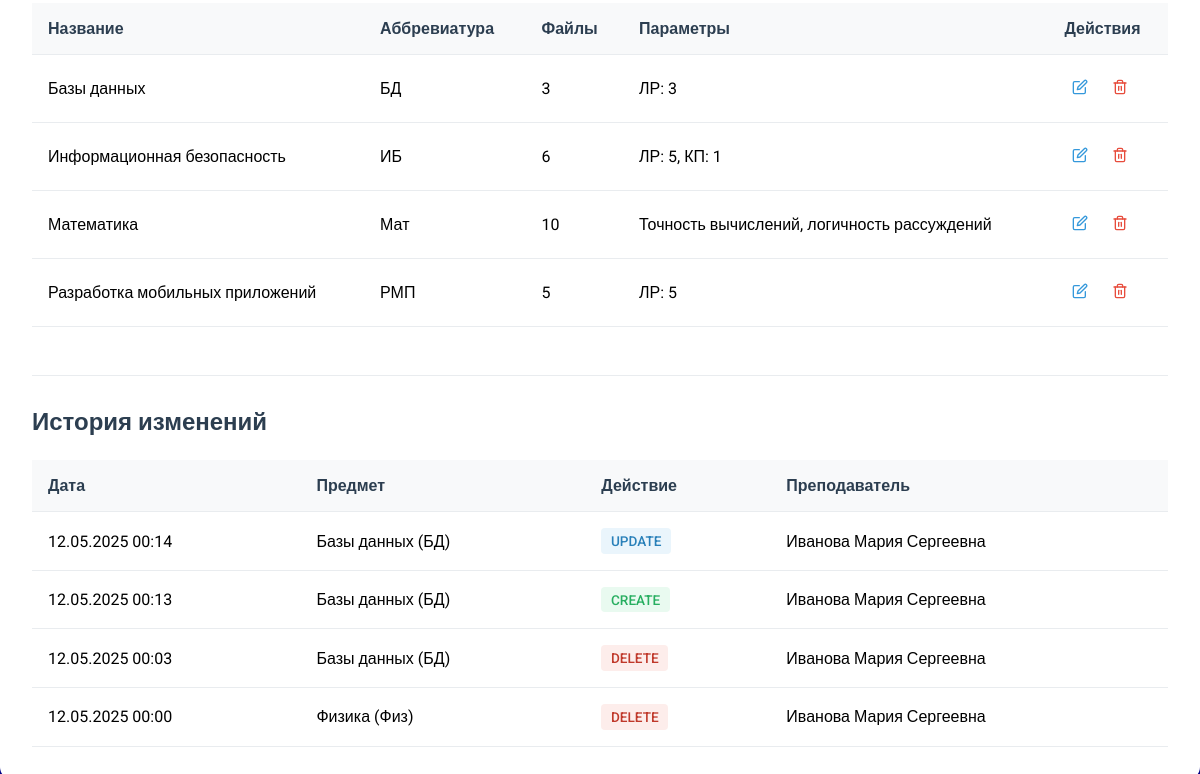
/teacher-action/ (signed in, lower part), run on an earlier commit of the app's database.
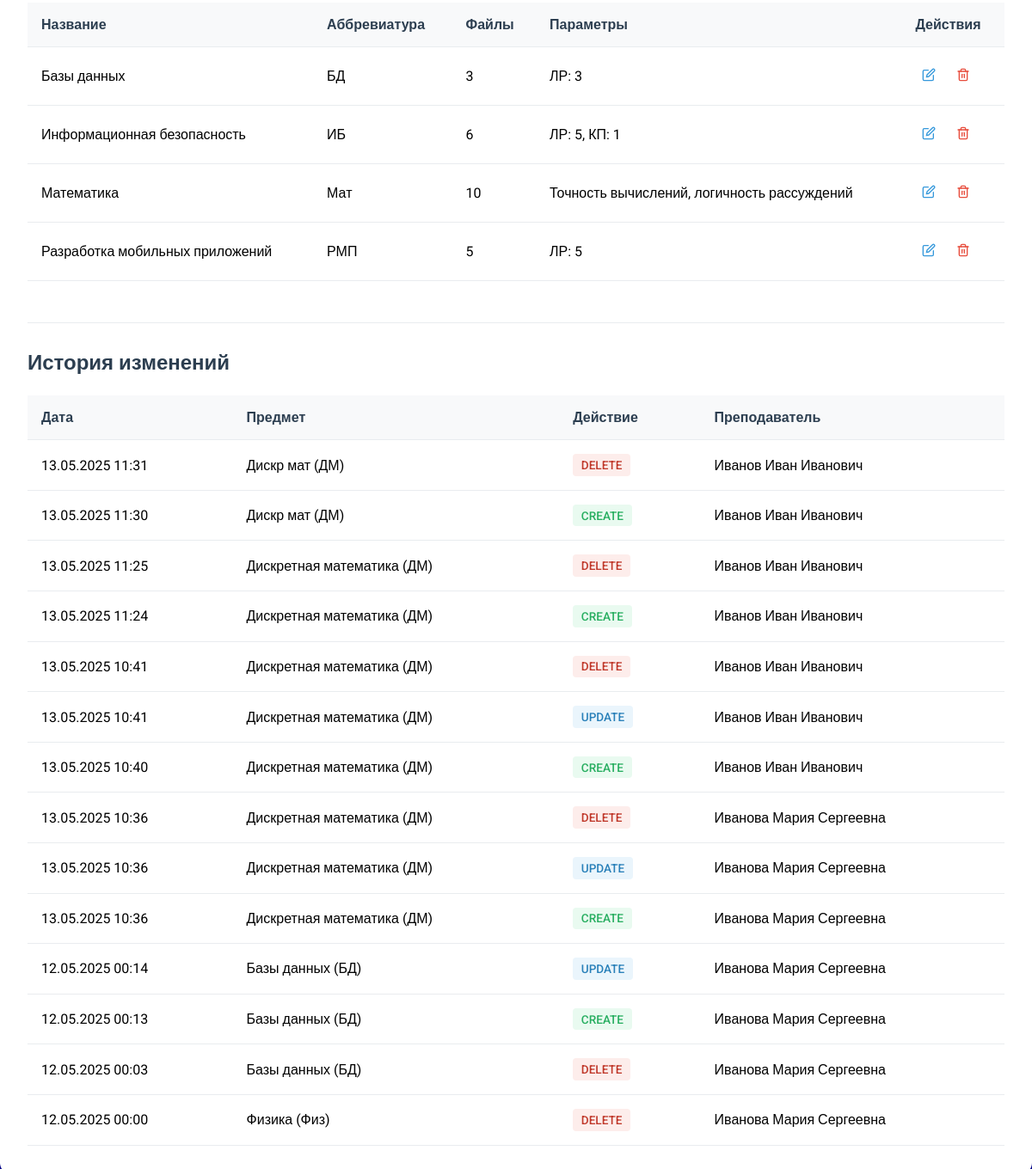
And on a later commit of the database.
### portfolio/models.py (models this page shows, shortened)
class Subject(models.Model):
    class Operations(Enum):
        CREATE = "CREATE"
        UPDATE = "UPDATE"
        DELETE = "DELETE"
        @classmethod
        def choices(cls):
            return [(key.value, key.name) for key in cls]
    subject_id = models.IntegerField(default=1)
    title = models.CharField(max_length=255, blank=False)
    abbr = models.CharField(max_length=255, blank=False)
    files_count = models.IntegerField()
    review_params = models.CharField(max_length=255, blank=True)
    changer = models.ForeignKey(Teacher, on_delete=models.CASCADE)
    time_update = models.DateTimeField((""), auto_now=True, auto_now_add=False)
    operation_type = models.CharField(
        max_length=20,
        choices=Operations.choices(),
        default=Operations.CREATE.value
    )

class SubjectHistory(models.Model):
    subject_id = models.IntegerField()
    title = models.CharField(max_length=255)
    abbr = models.CharField(max_length=255)
    files_count = models.IntegerField()
    review_params = models.CharField(max_length=255, blank=True)
    changer = models.ForeignKey(Teacher, on_delete=models.SET_NULL, null=True)
    time_update = models.DateTimeField(auto_now_add=True)
    operation_type = models.CharField(max_length=20, choices=Subject.Operations.choices())
    class Meta:
        ordering = ['-time_update']
    def get_operation_display(self):
        return dict(Subject.Operations.choices()).get(self.operation_type, self.operation_type)

class Teacher(models.Model):
    user = models.OneToOneField(TeacherData, on_delete=models.CASCADE)
    name = models.TextField()

### portfolio/views.py (the view)
# urls.py: path('teacher-action/', views.teacherAction, name='teacher-action'),
@login_required
def teacherAction(request):
    subjects = Subject.objects.all().order_by('title')
    history = SubjectHistory.objects.all().order_by('-time_update')[:20]
    teacher_name = None
    try:
        teacher = Teacher.objects.get(user=request.user)
        teacher_name = teacher.name
    except Teacher.DoesNotExist:
        pass
    return render(request, 'portfolio/teacher_action.html', {
        'title': 'Личный кабинет',
        'teacher_name': teacher_name,
        'subjects': subjects,
        'history': history
    })

### portfolio/templates/portfolio/teacher_action.html (shortened to what this page needs)
{% extends "base.html" %}
{% load static %}
{% block styles %}
<link type="text/css" href="{% static 'portfolio/css/t_action.css' %}" rel="stylesheet" />
{% endblock %}
{% block content %}
<div class="wrapper">
    <div class="teacher-action-container">
        <div class="subjects-section">
            <div class="subjects-table-container">
                <table class="subjects-table">
                    <thead>
                        <tr>
                            <th>Название</th>
                            <th>Аббревиатура</th>
                            <th>Файлы</th>
                            <th>Параметры</th>
                            <th>Действия</th>
                        </tr>
                    </thead>
                    <tbody>
                        {% for subject in subjects %}
                        <tr>
                            <td>{{ subject.title }}</td>
                            <td>{{ subject.abbr }}</td>
                            <td>{{ subject.files_count }}</td>
                            <td>{{ subject.review_params|default:"-" }}</td>
                            <td class="actions-cell">
                                <button class="edit-btn" data-id="{{ subject.id }}" data-title="{{ subject.title }}"
                                    data-abbr="{{ subject.abbr }}" data-files="{{ subject.files_count }}"
                                    data-params="{{ subject.review_params }}">
                                </button>
                                <button class="delete-btn" data-id="{{ subject.id }}">
                                </button>
                            </td>
                        </tr>
                        {% empty %}
                        <tr>
                            <td colspan="5" class="no-subjects">Нет добавленных предметов</td>
                        </tr>
                        {% endfor %}
                    </tbody>
                </table>
            </div>
        </div>
        <div class="history-section">
            <div class="section-header">
                <h2 class="section-title">История изменений</h2>
            </div>
            <div class="history-table-container">
                <table class="history-table">
                    <thead>
                        <tr>
                            <th>Дата</th>
                            <th>Предмет</th>
                            <th>Действие</th>
                            <th>Преподаватель</th>
                        </tr>
                    </thead>
                    <tbody>
                        {% for record in history %}
                        <tr>
                            <td data-label="Дата">{{ record.time_update|date:"d.m.Y H:i" }}</td>
                            <td data-label="Предмет">{{ record.title }} ({{ record.abbr }})</td>
                            <td data-label="Действие">
                                <span class="operation-badge operation-{{ record.operation_type|lower }}">
                                    {{ record.get_operation_display }}
                                </span>
                            </td>
                            <td data-label="Преподаватель">{{ record.changer.name }}</td>
                        </tr>
                        {% empty %}
                        <tr>
                            <td colspan="4" class="no-history">Нет записей об изменениях</td>
                        </tr>
                        {% endfor %}
                    </tbody>
                </table>
            </div>
        </div>
    </div>
</div>
{% endblock %}

What changed in the data, as far as the page shows it:
added SubjectHistory: time_update "13.05.2025 11:31", title "Дискр мат", abbr "ДМ", operation "DELETE", changer.name "Иванов Иван Иванович"
added SubjectHistory: time_update "13.05.2025 11:30", title "Дискр мат", abbr "ДМ", operation "CREATE", changer.name "Иванов Иван Иванович"
added SubjectHistory: time_update "13.05.2025 11:25", title "Дискретная математика", abbr "ДМ", operation "DELETE", changer.name "Иванов Иван Иванович"
added SubjectHistory: time_update "13.05.2025 11:24", title "Дискретная математика", abbr "ДМ", operation "CREATE", changer.name "Иванов Иван Иванович"
added SubjectHistory: time_update "13.05.2025 10:41", title "Дискретная математика", abbr "ДМ", operation "DELETE", changer.name "Иванов Иван Иванович"
added SubjectHistory: time_update "13.05.2025 10:41", title "Дискретная математика", abbr "ДМ", operation "UPDATE", changer.name "Иванов Иван Иванович"
added SubjectHistory: time_update "13.05.2025 10:40", title "Дискретная математика", abbr "ДМ", operation "CREATE", changer.name "Иванов Иван Иванович"
added SubjectHistory: time_update "13.05.2025 10:36", title "Дискретная математика", abbr "ДМ", operation "DELETE", changer.name "Иванова Мария Сергеевна"
added SubjectHistory: time_update "13.05.2025 10:36", title "Дискретная математика", abbr "ДМ", operation "UPDATE", changer.name "Иванова Мария Сергеевна"
added SubjectHistory: time_update "13.05.2025 10:36", title "Дискретная математика", abbr "ДМ", operation "CREATE", changer.name "Иванова Мария Сергеевна"
